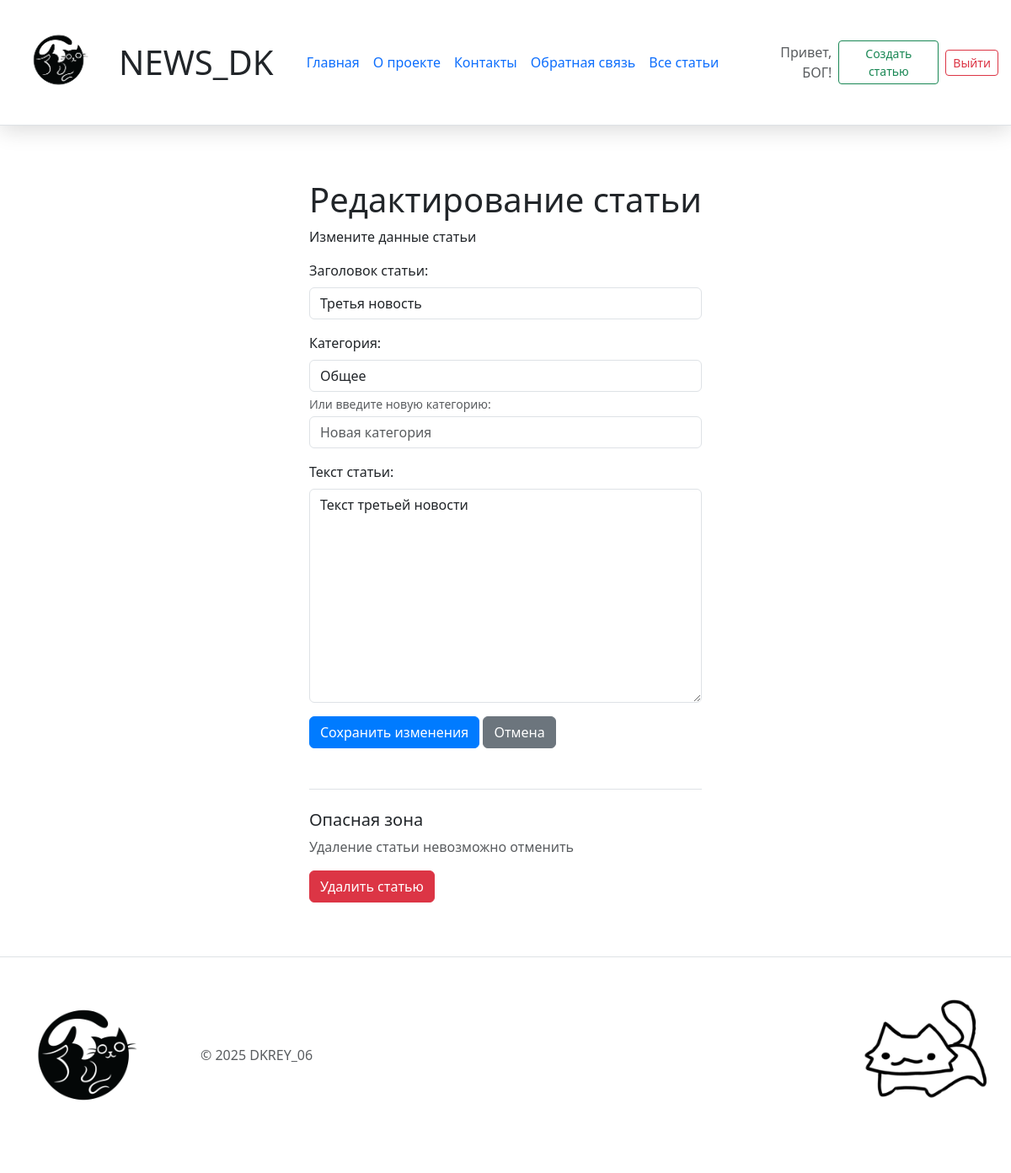
The app's page /edit-article/3 (signed in) with its own data.
### 3.UPG_News_Blog_DK/models.py (models this page shows, shortened)
class User(db.Model, UserMixin):
    __tablename__ = 'user'
    id = db.Column(db.Integer, primary_key=True)
    name = db.Column(db.String(100), nullable=False)
    email = db.Column(db.String(100), nullable=False, unique=True)
    hashed_password = db.Column(db.String(200), nullable=False)
    created_date = db.Column(db.DateTime, default=datetime.now)
    articles = db.relationship('Article', backref='author', lazy=True)

class Article(db.Model):
    __tablename__ = 'article'
    id = db.Column(db.Integer, primary_key=True)
    title = db.Column(db.String(200), nullable=False)
    text = db.Column(db.Text, nullable=False)
    created_date = db.Column(db.DateTime, default=datetime.now)
    user_id = db.Column(db.Integer, db.ForeignKey('user.id'), nullable=False)
    category = db.Column(db.String(50), nullable=False, default='general')
    comments = db.relationship('Comment', backref='article', lazy=True, cascade='all, delete-orphan')

### 3.UPG_News_Blog_DK/app.py (the view, shortened to what this page needs)
@app.route('/edit-article/<int:id>', methods=['POST', 'GET'])
@login_required
def edit_article(id):
    article = Article.query.get_or_404(id)
    if article.author != current_user:
        flash('У вас нет прав для редактирования этой статьи!', 'danger')
        return redirect(url_for('news', id=id))
    return render_template('edit_article.html', article=article)

### 3.UPG_News_Blog_DK/app.py (called while the page is built)
@login_manager.user_loader
def load_user(user_id):
    return User.query.get(int(user_id))

def get_categories():
    categories = db.session.query(Article.category).distinct().all()
    return [category[0] for category in categories]

@app.context_processor
def inject_today():
    return {'today': datetime.now().date()}

@app.context_processor
def inject_categories():
    categories = get_categories()
    return {'categories': categories}

@app.context_processor
def inject_current_user():
    return {'current_user': current_user}

### 3.UPG_News_Blog_DK/templates/edit_article.html (shortened to what this page needs)
{% extends 'base.html' %}
{% block content %}
<div class="container">
	<h1>Редактирование статьи</h1>
	<p>Измените данные статьи</p>
	<form name="edit_article" method="POST">
		<div class="form-list">
			<div class="mb-3">
				<label class="form-label">Заголовок статьи:</label>
				<input class="form-control {% if errors and errors.title %}is-invalid{% endif %}" type="text"
					name="title" maxlength="200" value="{{ article.title if article else (title if title else '') }}">
			</div>
			<div class="mb-3">
				<label class="form-label">Категория:</label>
				<select class="form-control {% if errors and errors.category %}is-invalid{% endif %}" name="category">
					{% for cat in categories %}
					<option value="{{ cat }}" {% if (article.category if article else category)==cat %}selected{% endif
						%}>
						{{ cat }}
					</option>
					{% endfor %}
				</select>
				<div class="form-text">
					Или введите новую категорию:
					<input type="text" class="form-control mt-1" name="new_category" placeholder="Новая категория">
				</div>
			</div>
			<div class="mb-3">
				<label class="form-label">Текст статьи:</label>
				<textarea class="form-control {% if errors and errors.text %}is-invalid{% endif %}" name="text"
					rows="10">{{ article.text if article else (text if text else '') }}</textarea>
			</div>
			<div class="mb-3">
				<button type="submit" class="btn btn-primary">Сохранить изменения</button>
				<a href="{{ url_for('news', id=article.id) }}" class="btn btn-secondary">Отмена</a>
			</div>
		</div>
	</form>
	<div class="mt-5 pt-4 border-top">
		<h5>Опасная зона</h5>
		<p class="text-muted">Удаление статьи невозможно отменить</p>
		<form action="{{ url_for('delete_article', id=article.id) }}" method="POST"
			onsubmit="return confirm('Вы уверены, что хотите удалить эту статью?')">
			<button type="submit" class="btn btn-danger">Удалить статью</button>
		</form>
	</div>
</div>
{% endblock %}

### 3.UPG_News_Blog_DK/templates/base.html (shortened to what this page needs)
<!DOCTYPE html>
<html lang="en">
<head>
	<link href="https://cdn.jsdelivr.net/npm/bootstrap@5.3.8/dist/css/bootstrap.min.css" rel="stylesheet"
>
	<link rel="stylesheet" href="{{url_for('static',filename='css/main.css')}}">
	<link rel="stylesheet" href="{{url_for('static',filename='css/index.css')}}">
	<link rel="stylesheet" href="{{url_for('static',filename='css/contact.css')}}">
	<link rel="stylesheet" href="{{url_for('static',filename='css/news_detail.css')}}">
</head>
<body>
	<div class="page">
		<header
			class="d-flex flex-wrap align-items-center justify-content-center justify-content-md-between py-3 mb-4 border-bottom">
			<div class="d-flex align-items-center">
				<div class="me-3">
					<a href="/" class="d-inline-flex link-body-emphasis text-decoration-none">
						<img class='header_img' src="{{url_for('static',filename='images/LogoCat.png')}}"
							alt="Logo_Cat">
					</a>
				</div>
				<div>
					<h1 class="mb-0">NEWS_DK</h1>
				</div>
			</div>
			<ul class="nav col-12 col-md-auto mb-2 justify-content-center mb-md-0">
				<li><a href="{{url_for('index')}}" class="nav-link px-2">Главная</a></li>
				<li><a href="{{url_for('about')}}" class="nav-link px-2">О проекте</a></li>
				<li><a href="{{url_for('contact')}}" class="nav-link px-2">Контакты</a></li>
				<li><a href="{{url_for('feedback')}}" class="nav-link px-2">Обратная связь</a></li>
				<li><a href="{{url_for('articles')}}" class="nav-link px-2">Все статьи</a></li>
			</ul>
			<div class="col-md-3 text-end">
				{% if current_user.is_authenticated %}
				<div class="d-flex align-items-center gap-2">
					<span class="text-muted">Привет, {{ current_user.name }}!</span>
					<a href="{{ url_for('create_article') }}" class="btn btn-outline-success btn-sm">Создать статью</a>
					<a href="{{ url_for('logout') }}" class="btn btn-outline-danger btn-sm">Выйти</a>
				</div>
				{% else %}
				<a href="{{ url_for('login') }}" class="btn btn-outline-primary me-2">Войти</a>
				<a href="{{ url_for('register') }}" class="btn btn-primary">Регистрация</a>
				{% endif %}
			</div>
		</header>
		<div class="content">
			{% block content %}{% endblock %}
		</div>
		<footer class="d-flex flex-wrap justify-content-between align-items-center py-3 my-4 border-top">
			<div class="col-md-4 d-flex align-items-center">
				<img class='footer1_img' src="{{url_for('static',filename='images/LogoCat.png')}}" alt="Logo_Cat">
				<a href="/" class="mb-3 me-2 mb-md-0 text-body-secondary text-decoration-none lh-1"
					aria-label="Bootstrap">
					<svg class="bi" width="30" height="24" aria-hidden="true">
						<use xlink:href="#bootstrap"></use>
					</svg>
				</a>
				<span class="mb-3 mb-md-0 text-body-secondary">© 2025 DKREY_06</span>
			</div>
			<ul class="nav col-md-4 justify-content-end list-unstyled d-flex">
				<li class="ms-3">
					<a class="text-body-secondary" href="#" aria-label="Instagram"><svg class="bi" width="24"
							height="24" aria-hidden="true">
							<use xlink:href="#instagram"></use>
						</svg></a>
				</li>
				<li class="ms-3">
					<a class="text-body-secondary" href="#" aria-label="Facebook"><svg class="bi" width="24"
							height="24">
							<use xlink:href="#facebook"></use>
						</svg></a>
				</li>
			</ul>
			<img class='footer2_img' src="{{url_for('static',filename='images/CatQ.jpg')}}" alt="Logo_Cat">
		</footer>
	</div>
</body>
</html>
</html>

### 3.UPG_News_Blog_DK/static/css/main.css (style rules this page uses)
body { background-color: white; }
header { position: sticky; top: 0; padding: 15px; z-index: 1000; background-color: white; -webkit-box-shadow: 0 5px 25px rgba(0, 0, 0, 0.15); box-shadow: 0 5px 25px rgba(0, 0, 0, 0.15); }
.header_img { max-width: 110px; }
.footer1_img { width: 50%; max-width: 200px; }
.footer2_img { margin-right: 25px; width: 50%; max-width: 150px; }
.page { display: flex; flex-direction: column; min-height: 100vh; }
.content { max-width: 100vh; margin: 0 auto; padding: 40px 20px; flex: 1 1 auto; }
.form-list { list-style-type: none; }

### 3.UPG_News_Blog_DK/static/css/index.css (style rules this page uses)
.btn-primary { background-color: #007bff; border-color: #007bff; }

### records on screen
User: name "БОГ"
Article: title "Третья новость", category "Общее", text "Текст третьей новости"
